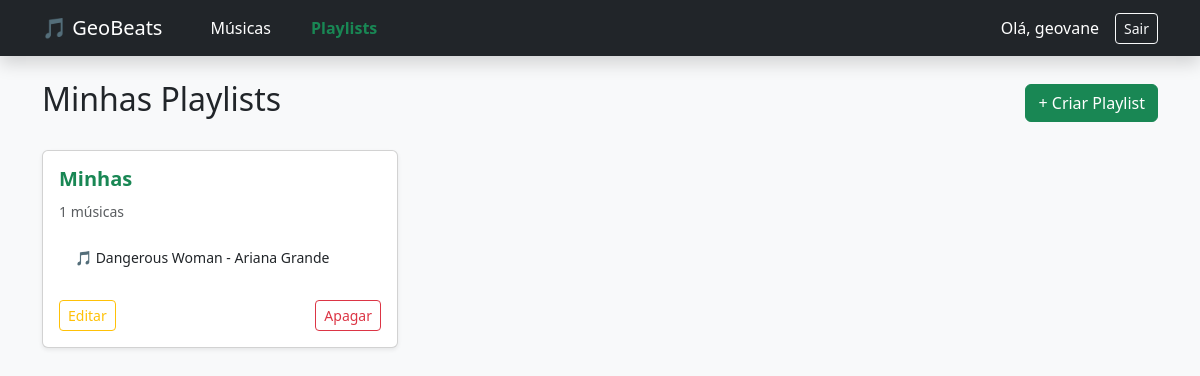
/music/playlists/ (signed in), run on the app's committed database.
### music/models.py (models this page shows, shortened)
class Playlist(models.Model):
    nome = models.CharField(max_length=100)
    usuario = models.ForeignKey(User, on_delete=models.CASCADE)
    musicas = models.ManyToManyField(Music, related_name='playlists')

class Music(models.Model):
    titulo = models.CharField(max_length=200)
    artista = models.CharField(max_length=200)
    tempo = models.CharField(max_length=10)
    categoria = models.ForeignKey(Categoria, on_delete=models.CASCADE, null=True, blank=True)
    usuario = models.ForeignKey(User, on_delete=models.CASCADE, null=True, blank=True)

### music/views.py (the view)
# urls.py: path('playlists/', views.playlist_list, name='playlist_list'),
@login_required
def playlist_list(request):
    playlists = Playlist.objects.filter(usuario=request.user)
    return render(request, 'music/playlist_list.html', {'playlists': playlists})

### music/templates/music/playlist_list.html
{% extends 'music/base.html' %}
{% block content %}
<div class="d-flex justify-content-between align-items-center mb-4">
    <h2>Minhas Playlists</h2>
    <a href="{% url 'playlist_add' %}" class="btn btn-success">+ Criar Playlist</a>
</div>
{% if playlists %}
    <div class="row">
        {% for playlist in playlists %}
        <div class="col-md-4 mb-3">
            <div class="card shadow-sm h-100"> <div class="card-body d-flex flex-column"> <h5 class="card-title text-success fw-bold">{{ playlist.nome }}</h5>
                    <p class="card-text">
                        <small class="text-muted">{{ playlist.musicas.count }} músicas</small>
                    </p>
                    <ul class="list-group list-group-flush mb-3 flex-grow-1"> {% for musica in playlist.musicas.all %}
                        <li class="list-group-item small">🎵 {{ musica.titulo }} - {{ musica.artista }}</li>
                        {% endfor %}
                    </ul>
                    <div class="d-flex justify-content-between mt-2">
                        <a href="{% url 'playlist_edit' playlist.id %}" class="btn btn-sm btn-outline-warning">Editar</a>
                        <a href="{% url 'playlist_delete' playlist.id %}" class="btn btn-sm btn-outline-danger">Apagar</a>
                    </div>
                    </div>
            </div>
        </div>
        {% endfor %}
    </div>
{% else %}
    <div class="text-center py-5">
        <p class="lead">Você ainda não tem nenhuma playlist.</p>
        <a href="{% url 'playlist_add' %}" class="btn btn-success btn-lg">Criar minha primeira Playlist</a>
    </div>
{% endif %}
{% endblock %}

### music/templates/music/base.html (shortened to what this page needs)
<!DOCTYPE html>
<html lang="pt-br">
<head>
    <link href="https://cdn.jsdelivr.net/npm/bootstrap@5.3.0/dist/css/bootstrap.min.css" rel="stylesheet">
</head>
<body class="bg-light">
    <nav class="navbar navbar-expand-lg navbar-dark bg-dark mb-4 shadow">
        <div class="container">
            <a class="navbar-brand" href="{% url 'music_list' %}">🎵 GeoBeats</a>
            <ul class="navbar-nav me-auto mb-2 mb-lg-0 flex-row gap-4 ms-4">
                <li class="nav-item">
                    <a class="nav-link text-white" href="{% url 'music_list' %}">Músicas</a>
                </li>
                <li class="nav-item">
                    <a class="nav-link text-success fw-bold" href="{% url 'playlist_list' %}">Playlists</a>
                </li>
            </ul>
            <div class="d-flex align-items-center">
                {% if user.is_authenticated %}
                    <span class="text-white me-3">Olá, {{ user.username }}</span>
                    <form action="{% url 'logout' %}" method="post" class="m-0">
                        <button type="submit" class="btn btn-outline-light btn-sm">Sair</button>
                    </form>
                {% else %}
                    <a href="{% url 'login' %}" class="btn btn-outline-light btn-sm">Entrar</a>
                {% endif %}
            </div>
        </div>
    </nav>
    <div class="container">
        {% block content %}
        {% endblock %}
    </div>
</body>
</html>

### data on the page
Playlist: nome "Minhas", musicas.count "1"
Music: titulo "Dangerous Woman", artista "Ariana Grande"

### other printed values
{{ user.username }} "geovane"
